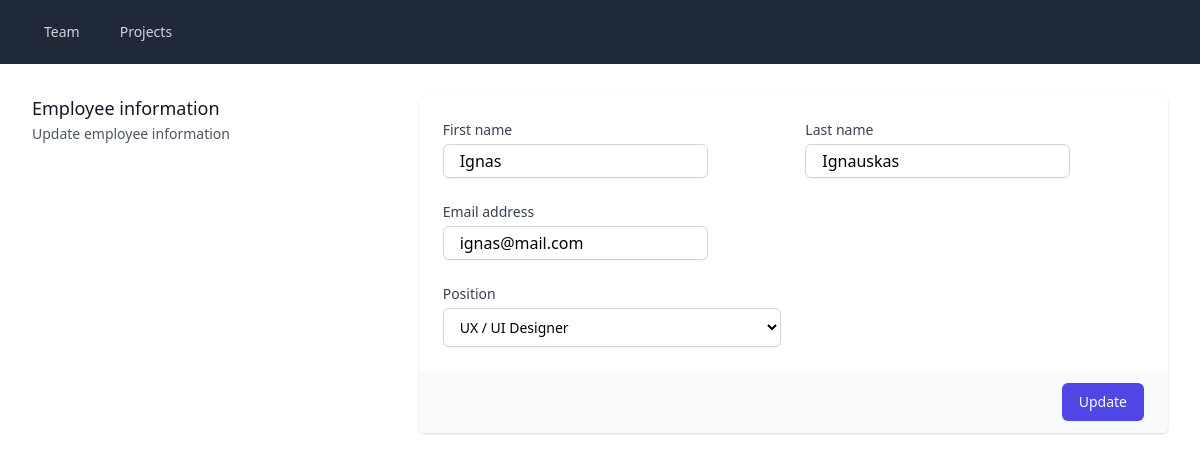
/edit.php?q=employees&id=2, run on the app's committed database.
### tables this page shows
CREATE TABLE employees (
    id INT UNSIGNED AUTO_INCREMENT PRIMARY KEY,
    firstname VARCHAR(50) NOT NULL,
    lastname VARCHAR(50) NOT NULL,
    email VARCHAR(50) NOT NULL,
    position VARCHAR(50) NOT NULL
);

### config/database.php (called while the page is built)
<?php declare( strict_types = 1 );
$host       = "localhost:3306";
$dbname     = "sprint2";
$username   = "root";
$password   = "secret";
$dsn        = "mysql:host=$host;dbname=$dbname";
$options    = array(
                PDO::ATTR_ERRMODE => PDO::ERRMODE_EXCEPTION
              );

### classes/DatabaseClass.php (called while the page is built, shortened)
<?php declare(strict_types = 1);
class Database
{
    private $connection = null;
    public function __construct($dsn, $username, $password, $options)
    {
        try{
            $this->connection = new PDO($dsn, $username, $password, $options);
            $this->connection->setAttribute(PDO::ATTR_ERRMODE, PDO::ERRMODE_EXCEPTION);
            $this->connection->setAttribute(PDO::ATTR_DEFAULT_FETCH_MODE, PDO::FETCH_ASSOC);
        } catch(Exception $e){
            throw new Exception($e->getMessage());
        }
    }
    public function fetchSingle($statement = "" , $parameters = [])
    {
        try{
            $sth = $this->executeStatement( $statement , $parameters );
            return $sth->fetch();
        } catch(Exception $e){
            throw new Exception($e->getMessage());
        }
    }
    private function executeStatement($statement = "" , $parameters = [])
    {
        try{
            $stmt = $this->connection->prepare($statement);
            foreach($parameters as $key => $value) {
                $stmt->bindParam($key, $value);
            }
            $stmt->execute($parameters);
            return $stmt;
        }catch(Exception $e){
            throw new Exception($e->getMessage());
        }
    }
}

### helpers/helpers.php (called while the page is built, shortened)
<?php declare(strict_types = 1);
function escape($html) {
  return htmlspecialchars($html, ENT_QUOTES | ENT_SUBSTITUTE, "UTF-8");
}

### edit.php (the view, shortened to what this page needs)
<?php declare(strict_types = 1);
    require "classes/DatabaseClass.php";
    require "config/database.php";
    require "helpers/helpers.php";
    $db = new \App\Database($dsn, $username, $password, $options);
    if (isset($_GET['q']) && isset($_GET['id'])) {
        $query  = $_GET['q'];
        $id     = $_GET['id'];
        if ($query === 'employees') {
            $sql = "SELECT * FROM employees WHERE id = :id";
            $employee = $db->fetchSingle($sql, array('id' => $id));
        }
    }
?>
<?php include "templates/header.php"; ?>
<div class="mt-10 sm:mt-0 pt-8">
  <div class="md:grid md:grid-cols-3 md:gap-6">
    <div class="md:col-span-1">
      <div class="px-4 sm:px-0">
        <?php if($_GET['q'] === 'employees') : ?>
            <h3 class="text-lg font-medium leading-6 text-gray-900">Employee information</h3>
            <p class="mt-1 text-sm text-gray-600">
                Update employee information
            </p>
        <?php endif; ?>
      </div>
    </div>
    <div class="mt-5 md:mt-0 md:col-span-2">
      <?php if($query === 'employees') : ?>
        <form method="POST">
            <div class="shadow overflow-hidden sm:rounded-md">
            <div class="px-4 py-5 bg-white sm:p-6">
                <div class="grid grid-cols-6 gap-6">
                <div class="col-span-6 sm:col-span-3">
                    <label for="firstname" class="block text-sm font-medium text-gray-700">First name</label>
                    <input type="text" name="firstname" id="firstname" value="<?php echo escape($employee['firstname']); ?>" autocomplete="given-name" class="border border-gray-300 shadow-sm rounded-md mt-1 px-4 py-1 focus:border-indigo-500">
                </div>
                <div class="col-span-6 sm:col-span-3">
                    <label for="lastname" class="block text-sm font-medium text-gray-700">Last name</label>
                    <input type="text" name="lastname" value="<?php echo escape($employee['lastname']); ?>" id="lastname" autocomplete="family-name" class="border border-gray-300 shadow-sm rounded-md mt-1 px-4 py-1 focus:border-indigo-500">
                </div>
                <div class="col-span-6 sm:col-span-4">
                    <label for="email" class="block text-sm font-medium text-gray-700">Email address</label>
                    <input type="email" name="email" id="email" value="<?php echo escape($employee['email']); ?>" autocomplete="email" class="border border-gray-300 shadow-sm rounded-md mt-1 px-4 py-1 focus:border-indigo-500">
                </div>
                <div class="col-span-6 sm:col-span-3">
                    <label for="position" class="block text-sm font-medium text-gray-700">Position</label>
                    <select id="position" name="position" autocomplete="position" class="mt-1 block w-full py-2 px-3 border border-gray-300 bg-white rounded-md shadow-sm focus:outline-none focus:ring-indigo-500 focus:border-indigo-500 sm:text-sm">
                        <option value="UX / UI Designer" <?php echo $employee['position'] === 'UX / UI Designer' ? 'selected' : ''; ?> >UX / UI Designer</option>
                    </select>
                </div>
                </div>
            </div>
            <div class="px-4 py-3 bg-gray-50 text-right sm:px-6">
                <input type="submit" name="submit" value="Update" class="inline-flex justify-center py-2 px-4 border border-transparent shadow-sm text-sm font-medium rounded-md text-white bg-indigo-600 hover:bg-indigo-700 focus:outline-none focus:ring-2 focus:ring-offset-2 focus:ring-indigo-500" />
            </div>
            </div>
        </form>
      <?php endif; ?>
    </div>
  </div>
</div>
<?php include "templates/footer.php"; ?>

### data on the page
employees: firstname "Ignas", lastname "Ignauskas", email "ignas@mail.com", position "UX / UI Designer"
